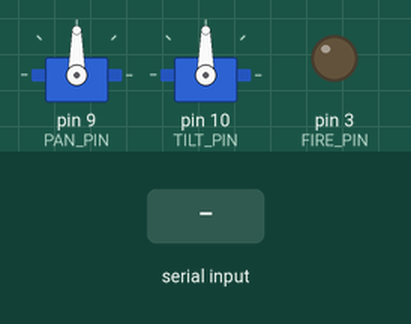
Recording of a sketch running on a simulated Arduino Nano, built with avr-gcc and run on an emulated ATmega328P. Parts: 2 × servo, output pins drawn as LEDs (lit = HIGH). Inputs (shaded band) come from the test bench.

Above: at 1.2 s.
1.3 s: "PAN\n" received over Serial
At 1.6 s:
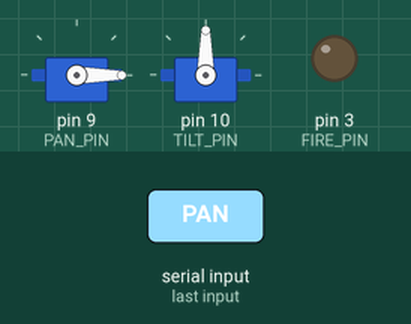
2.8 s: "TILT\n" received over Serial
At 3.9 s:
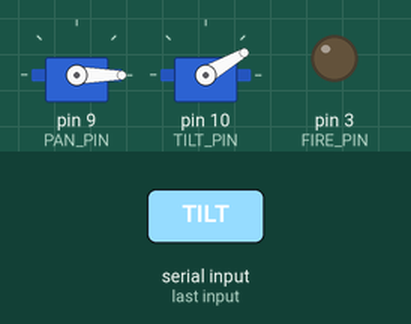
4.3 s: "FIRE\n" received over Serial
At 4.4 s:
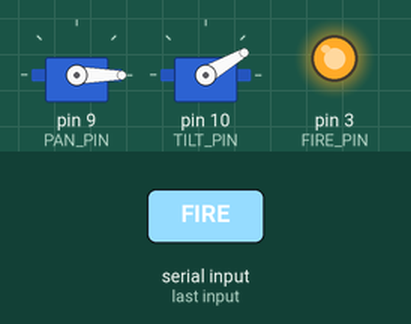
6.0 s: "PAN90\n" received over Serial
At 6.3 s:
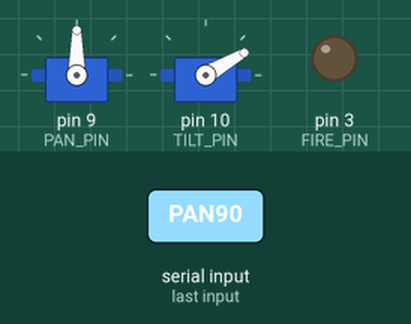
7.5 s: "FIRE90\n" received over Serial
At 7.6 s:
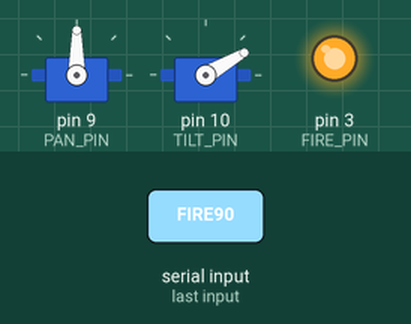
9.2 s: "PAN,45\n" received over Serial
At 10.0 s:
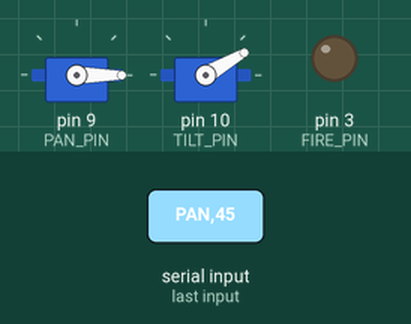
Timing chart, 0 to 11.7 s (numbered marks = the images above; inputs shaded):
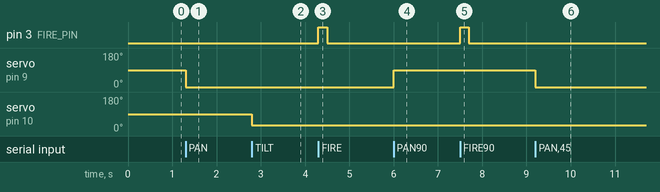

The sketch:

turret.ino
```cpp
#include "config.h"
#include "motor_control.h"
#include "firing_control.h"
#include "serial_commands.h"

void setup() {
    MotorControl::init();
    FiringControl::init();
    SerialCommands::init();
}

void loop() {
    SerialCommands::update();
}
```

firing_control.cpp
```cpp
#include <Arduino.h>
#include "config.h"

namespace FiringControl {
    void init() {
        pinMode(FIRE_PIN, OUTPUT);
        digitalWrite(FIRE_PIN, LOW);
    }

    void fire() {
        digitalWrite(FIRE_PIN, HIGH);
        delay(200);
        digitalWrite(FIRE_PIN, LOW);
    }
}
```

firing_control.h
```cpp
#ifndef FIRING_CONTROL_H
#define FIRING_CONTROL_H

namespace FiringControl {
    void init();
    void fire();
}

#endif
```

motor_control.cpp
```cpp
#include <Arduino.h>
#include <Servo.h>
#include "config.h"

namespace {
    Servo panServo;
    Servo tiltServo;
}

namespace MotorControl {
    void init() {
        panServo.attach(PAN_PIN);
        tiltServo.attach(TILT_PIN);
        panServo.write((PAN_MIN + PAN_MAX) / 2);
        tiltServo.write((TILT_MIN + TILT_MAX) / 2);
    }

    void setPan(int angle) {
        if (angle < PAN_MIN) angle = PAN_MIN;
        if (angle > PAN_MAX) angle = PAN_MAX;
        panServo.write(angle);
    }

    void setTilt(int angle) {
        if (angle < TILT_MIN) angle = TILT_MIN;
        if (angle > TILT_MAX) angle = TILT_MAX;
        tiltServo.write(angle);
    }
}
```

motor_control.h
```cpp
#ifndef MOTOR_CONTROL_H
#define MOTOR_CONTROL_H

namespace MotorControl {
    void init();
    void setPan(int angle);
    void setTilt(int angle);
}

#endif
```

serial_commands.cpp
```cpp
#include <Arduino.h>
#include "motor_control.h"
#include "firing_control.h"
#include "config.h"

namespace {
    String input;
}

namespace SerialCommands {
    void init() {
        Serial.begin(SERIAL_BAUD);
        input.reserve(32);
    }

    void update() {
        while (Serial.available()) {
            char c = (char)Serial.read();
            if (c == '\n') {
                if (input.startsWith("PAN")) {
                    int val = input.substring(3).toInt();
                    MotorControl::setPan(val);
                } else if (input.startsWith("TILT")) {
                    int val = input.substring(4).toInt();
                    MotorControl::setTilt(val);
                } else if (input.startsWith("FIRE")) {
                    FiringControl::fire();
                }
                input = "";
            } else {
                input += c;
            }
        }
    }
}
```

serial_commands.h
```cpp
#ifndef SERIAL_COMMANDS_H
#define SERIAL_COMMANDS_H

namespace SerialCommands {
    void init();
    void update();
}

#endif
```

config.h
```cpp
#ifndef CONFIG_H
#define CONFIG_H

// Arduino Nano Pin Mapping
#define PAN_PIN   9
#define TILT_PIN  10
#define FIRE_PIN  3

// Servo Limits
#define PAN_MIN   0
#define PAN_MAX   180
#define TILT_MIN  30
#define TILT_MAX  150

// Serial Config
#define SERIAL_BAUD 115200

#endif
```

Measured:
- after the input at 1.3 s, servo on pin 9 (PAN_PIN): 90° → 0° at once
- after the input at 2.8 s, servo on pin 10 (TILT_PIN): 90° → 30° at once
- after the input at 4.3 s, pin 3 (FIRE_PIN): LOW → HIGH at once, → LOW 0.20 s later
- after the input at 6.0 s, servo on pin 9 (PAN_PIN): 0° → 90° at once
- after the input at 7.5 s, pin 3 (FIRE_PIN): LOW → HIGH at once, → LOW 0.20 s later
- after the input at 9.2 s, servo on pin 9 (PAN_PIN): 90° → 0° at once
